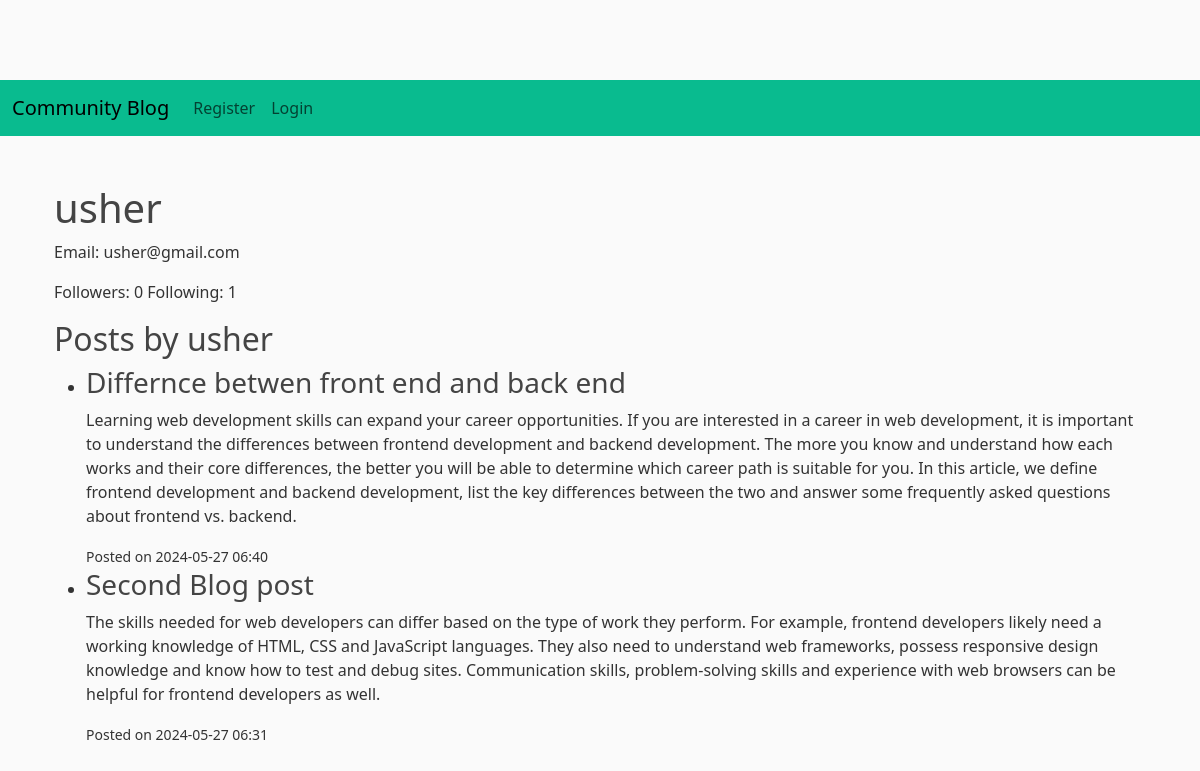
/about/usher, run on the app's committed database.
### app/models.py (models this page shows, shortened)
class User(db.Model, UserMixin):
    id = db.Column(db.Integer, primary_key=True)
    username = db.Column(db.String(64), unique=True, nullable=False)
    email = db.Column(db.String(120), unique=True, nullable=False)
    password = db.Column(db.String(128))
    img = db.Column(db.String(128), default='default.png')
    posts = db.relationship('Post', backref='author', lazy='dynamic')
    followed = db.relationship(
        'User', secondary=followers,
        primaryjoin=(followers.c.follower_id == id),
        secondaryjoin=(followers.c.followed_id == id),
        backref=db.backref('followers', lazy='dynamic'), lazy='dynamic'
    )

class Post(db.Model, UserMixin):
    id = db.Column(db.Integer, primary_key=True)
    title = db.Column(db.String(120), nullable=False)
    content = db.Column(db.String(1024), nullable=False)
    user_id = db.Column(db.Integer, db.ForeignKey('user.id'))
    timestamp = db.Column(db.DateTime, index=True, default=datetime.utcnow)

### app/routes.py (the view)
@login_required
@app.route('/about/<username>')
def about(username):
    user = User.query.filter_by(username=username).first_or_404()
    posts = user.posts.order_by(Post.timestamp.desc()).all()
    return render_template('about.html', title='About', posts=posts, user=user)

### app/templates/about.html (shortened to what this page needs)
{% extends 'index.html' %}
{% block content %}
<h1>{{ user.username }}</h1>
<p>Email: {{ user.email }}</p>
<p>Followers: {{ user.followers.count() }}  Following: {{ user.followed.count() }}</p>
<h2>Posts by {{ user.username }}</h2>
    <ul>
        {% for post in posts %}
            <li>
                <h3>{{ post.title }}</h3>
                <p>{{ post.content }}</p>
                <small>Posted on {{ post.timestamp.strftime('%Y-%m-%d %H:%M') }}</small>
            </li>
        {% endfor %}
    </ul>
{% endblock %}

### static/main.css (style rules this page uses)
body { background: #fafafa; color: #333333; margin-top: 5rem; }
h1, h2, h3, h4, h5, h6 { color: #444444; }

### data on the page
User: username "usher", email "usher@gmail.com"
Post: title "Differnce betwen front end and back end", content "Learning web development skills can expand your career opportunities. If you are interested in a career in web development, it is important to understand the differences between frontend development and backend development. The more you know and understand how each works and their core differences, the better you will be able to determine which career path is suitable for you. In this article, we define frontend development and backend development, list the key differences between the two and answer some frequently asked questions about frontend vs. backend.", timestamp "2024-05-27 06:40"
Post: title "Second Blog post", content "The skills needed for web developers can differ based on the type of work they perform. For example, frontend developers likely need a working knowledge of HTML, CSS and JavaScript languages. They also need to understand web frameworks, possess responsive design knowledge and know how to test and debug sites. Communication skills, problem-solving skills and experience with web browsers can be helpful for frontend developers as well.", timestamp "2024-05-27 06:31"

### other printed values
{{ user.followers.count() }} "0"
{{ user.followed.count() }} "1"
